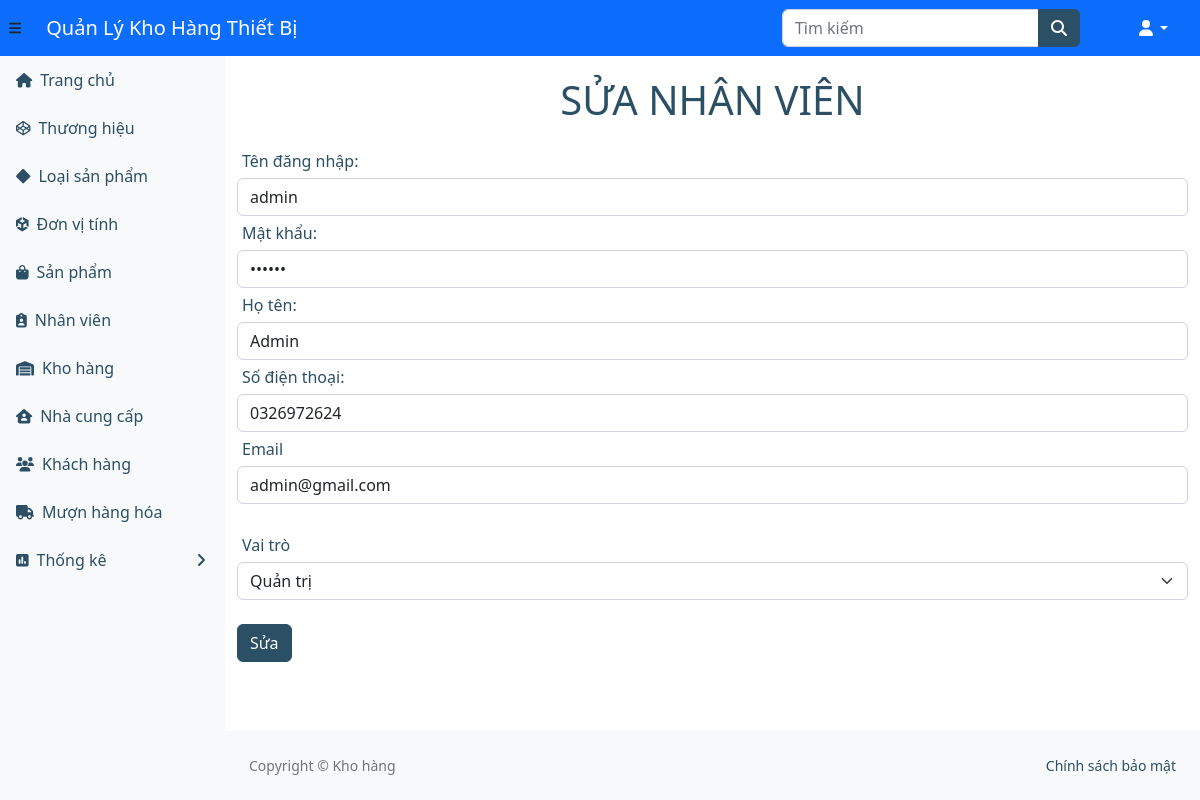
The app's page /ql-kho/suanhanvien.php?mm=admin (signed in) with its own data.
### tables this page shows
CREATE TABLE `nhanvien` (
  `tendangnhap` varchar(255) NOT NULL,
  `matkhau` varchar(50) NOT NULL,
  `hoten` varchar(255) NOT NULL,
  `sodienthoai` varchar(255) NOT NULL,
  `email` varchar(255) NOT NULL,
  `quyen` int(11) NOT NULL
);

### ql-kho/suanhanvien.php (the view)
<?php
    include_once("header.php");
?>
<?php
$ma = $_REQUEST["mm"];
$sql = "SELECT * FROM nhanvien WHERE tendangnhap='" . $ma . "'";
$kq = $conn->query($sql) or die("Không thể sửa ");
while ($row = mysqli_fetch_array($kq)) {
    echo ("<form name='frmSuanhanvien' action='xli_suanhanvien.php' method='post'enctype='multipart/form-data'>");
    echo ("<h1 class='tieudeform'>SỬA NHÂN VIÊN</h1>");
    echo ("<div class = 'form-group' ><label>Tên đăng nhập:</label> <input type='text' class='form-control' name='txttendangnhap' value='" . (isset($row["tendangnhap"]) ? $row["tendangnhap"] : '') . "' readonly></div>");
    echo ("<div class = 'form-group' ><label>Mật khẩu:</label>  <input  type='password' class='form-control' name='txtmatkhau' value='" . $row["matkhau"] . "' readonly></div>");
    echo ("<div class = 'form-group' ><label>Họ tên:</label>  <input type='text' class='form-control' name='txthoten' value='" . $row["hoten"] . "' </div>");
    echo ("<div class = 'form-group' ><label>Số điện thoại:</label>  <input type='text' class='form-control' name='txtsodienthoai' value='" . $row["sodienthoai"] . "' ></div>");
    echo ("<div class = 'form-group' ><label>Email</label> <input type='text' class='form-control' name='txtemail' value='" . (isset($row["email"]) ? $row["email"] : '') . "'></div><br>");
    echo ("<div class = 'form-group' ><label>Vai trò</label>");
    echo ("<select name = 'txtquyen' class='form-select'>");
    $query = "SELECT * FROM quyen";
    $res = $conn->query($query);
    while ($r = mysqli_fetch_assoc($res)) {
        if($r['ma']==$row["quyen"] )
            echo "<option selected value='" . $r['ma'] . "'>" . $r['ten'] . "</option>";
        else
        echo "<option value='" . $r['ma'] . "'>" . $r['ten'] . "</option>";
    }
    echo ("</select>");
    echo ("</div><br>");
    echo ("<input class = 'btn btn-primary' type='submit' name='sbmsuanhanvien' value='Sửa'>");
    echo ("</form>");
   }
?>
  <?php
    include("footer.php");
?>

### ql-kho/header.php (style rules this page uses)
h1.tieudeform { text-align: center; text-transform: uppercase; color: #2b4f65; margin: 20px; }
label { margin: 5px; color: #2b4f65; }

### records on screen
nhanvien: txttendangnhap "admin", txthoten "Admin", txtsodienthoai "0326972624", txtemail "admin@gmail.com"

### other values on screen
form field txtquyen "Quản trị"
